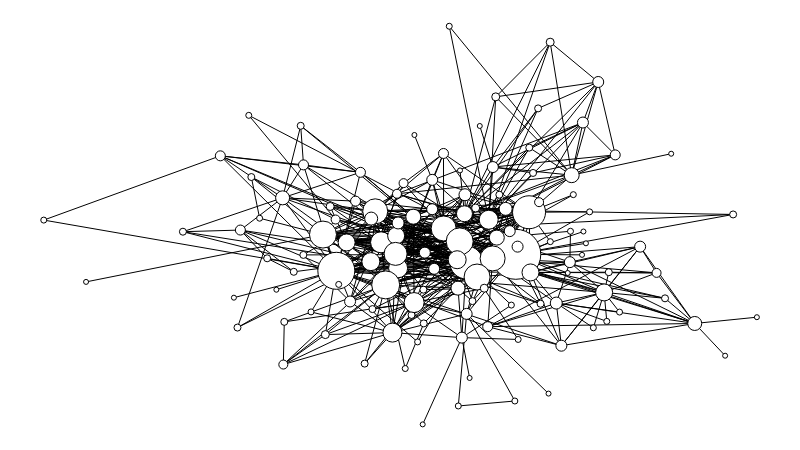

Source (notebook cell):
### Markdown cell above
##### Criando a rede da serie

### Code cell
#book1_graph = nx.Graph()
s1 = fm.Graph(nx.empty_graph())

for n, edge in season1.iterrows():
    if(edge['Source'] not in s1):
        s1.add_node(edge['Source'], pos = [randint(0,800), randint(0,450)], label = edge['Source'])
    if(edge['Target'] not in s1):
        s1.add_node(edge['Target'], pos = [randint(0,800), randint(0,450)], label = edge['Target'])

for n, edge in season1.iterrows():  
    s1.add_edge(edge['Source'], edge['Target'], weight=edge['Weight'])
    
s1.set_all_nodes('size', 12)
s1.set_all_nodes('labpos', 'hover')
s1.set_nodedata('degree', s1.degree)
df = s1.distest_nodes('degree')
s1.displot_nodes('degree')
#s1.move('step')
s1.move('kamada_kawai')
s1.scale_nodes_size(s1.degree)
#s1.color_nodes()
#s1.scale_nodes_dark(nx.closeness_centrality(s1))
s1.draw()

### Figure 1 — Plotly figure (JSON) as saved in the notebook; plotly's stock layout.template omitted (floating-point values rounded to 4 significant figures; data arrays with more than 128 entries replaced by an {"elided": "..."} marker saying what was removed)
{"data": [{"hoverinfo": "none", "line": {"color": "rgb(127, 127, 127)", "dash": "solid", "width": 0}, "mode": "lines", "type": "scatter", "x": [0.5693, 0.5693, null, 0, 1, null], "y": [0, 1, null, 0.442, 0.442, null]}, {"hoverinfo": "none", "line": {"color": "rgb(0, 0, 0)", "dash": "solid", "width": 1}, "mode": "lines", "type": "scatter", "x": {"elided": "1647 float values"}, "y": {"elided": "1647 float values"}}, {"hoverinfo": "text", "marker": {"color": "rgb(255, 255, 255)", "line": {"color": "rgb(0, 0, 0)", "width": 1}, "size": 50, "symbol": "circle"}, "mode": "markers", "text": ["NED"], "textfont": {"color": "rgb(0, 0, 0)"}, "textposition": "middle center", "type": "scatter", "x": [0.6619], "y": [0.4272]}, {"hoverinfo": "text", "marker": {"color": "rgb(255, 255, 255)", "line": {"color": "rgb(0, 0, 0)", "width": 1}, "size": 33, "symbol": "circle"}, "mode": "markers", "text": ["ROBERT", "CATELYN"], "textfont": {"color": "rgb(0, 0, 0)"}, "textposition": "middle center", "type": "scatter", "x": [0.6805, 0.5926], "y": [0.5328, 0.4067]}, {"hoverinfo": "text", "marker": {"color": "rgb(255, 255, 255)", "line": {"color": "rgb(0, 0, 0)", "width": 1}, "size": 19, "symbol": "circle"}, "mode": "markers", "text": ["DAENERYS", "THEON", "HOUND"], "textfont": {"color": "rgb(0, 0, 0)"}, "textposition": "middle center", "type": "scatter", "x": [0.624, 0.489, 0.4969], "y": [0.514, 0.2305, 0.3921]}, {"hoverinfo": "text", "marker": {"color": "rgb(255, 255, 255)", "line": {"color": "rgb(0, 0, 0)", "width": 1}, "size": 16, "symbol": "circle"}, "mode": "markers", "text": ["JORAH"], "textfont": {"color": "rgb(0, 0, 0)"}, "textposition": "middle center", "type": "scatter", "x": [0.59], "y": [0.529]}, {"hoverinfo": "text", "marker": {"color": "rgb(255, 255, 255)", "line": {"color": "rgb(0, 0, 0)", "width": 1}, "size": 25, "symbol": "circle"}, "mode": "markers", "text": ["JON", "LITTLEFINGER", "SANSA"], "textfont": {"color": "rgb(0, 0, 0)"}, "textposition": "middle center", "type": "scatter", "x": [0.6294, 0.4648, 0.5607], "y": [0.4169, 0.5351, 0.4921]}, {"hoverinfo": "text", "marker": {"color": "rgb(255, 255, 255)", "line": {"color": "rgb(0, 0, 0)", "width": 1}, "size": 14, "symbol": "circle"}, "mode": "markers", "text": ["SAM", "BRONN", "GREATJON_UMBER"], "textfont": {"color": "rgb(0, 0, 0)"}, "textposition": "middle center", "type": "scatter", "x": [0.9129, 0.3349, 0.5808], "y": [0.2534, 0.569, 0.3422]}, {"hoverinfo": "text", "marker": {"color": "rgb(255, 255, 255)", "line": {"color": "rgb(0, 0, 0)", "width": 1}, "size": 21, "symbol": "circle"}, "mode": "markers", "text": ["VARYS"], "textfont": {"color": "rgb(0, 0, 0)"}, "textposition": "middle center", "type": "scatter", "x": [0.473], "y": [0.4573]}, {"hoverinfo": "text", "marker": {"color": "rgb(255, 255, 255)", "line": {"color": "rgb(0, 0, 0)", "width": 1}, "size": 15, "symbol": "circle"}, "mode": "markers", "text": ["DROGO", "RODRIK", "AERYS"], "textfont": {"color": "rgb(0, 0, 0)"}, "textposition": "middle center", "type": "scatter", "x": [0.7403, 0.5182, 0.6353], "y": [0.626, 0.5216, 0.4691]}, {"hoverinfo": "text", "marker": {"color": "rgb(255, 255, 255)", "line": {"color": "rgb(0, 0, 0)", "width": 1}, "size": 27, "symbol": "circle"}, "mode": "markers", "text": ["ARYA", "CERSEI"], "textfont": {"color": "rgb(0, 0, 0)"}, "textposition": "middle center", "type": "scatter", "x": [0.3916, 0.5833], "y": [0.4768, 0.4596]}, {"hoverinfo": "text", "marker": {"color": "rgb(255, 255, 255)", "line": {"color": "rgb(0, 0, 0)", "width": 1}, "size": 28, "symbol": "circle"}, "mode": "markers", "text": ["ROBB"], "textfont": {"color": "rgb(0, 0, 0)"}, "textposition": "middle center", "type": "scatter", "x": [0.4795], "y": [0.3503]}, {"hoverinfo": "text", "marker": {"color": "rgb(255, 255, 255)", "line": {"color": "rgb(0, 0, 0)", "width": 1}, "size": 37, "symbol": "circle"}, "mode": "markers", "text": ["TYRION"], "textfont": {"color": "rgb(0, 0, 0)"}, "textposition": "middle center", "type": "scatter", "x": [0.4103], "y": [0.3857]}, {"hoverinfo": "text", "marker": {"color": "rgb(255, 255, 255)", "line": {"color": "rgb(0, 0, 0)", "width": 1}, "size": 7, "symbol": "circle"}, "mode": "markers", "text": ["SHAE", "SYRIO_FOREL", "SHAGGA", "WINE_MERCHANT", "RICKON", "VARDIS_EGEN", "RHAEGO", "HOT_PIE", "MYCAH", "OLD_NAN", "MHAEGEN", "OTHOR", "TOMARD", "RICKARD_STARK", "LYANNA", "ADDAM_MARBRAND", "LEO_LEFFORD", "ASSASSIN", "JHIQUI", "GALBART_GLOVER", "RICKARD_KARSTARK", "JAREMY_RYKKER"], "textfont": {"color": "rgb(0, 0, 0)"}, "textposition": "middle center", "type": "scatter", "x": [0.2717, 0.9667, 0.1951, 0.6932, 0.3373, 0.3603, 0.6808, 0.2911, 0.6967, 0.45, 0.364, 0.8712, 0.6012, 0.5324, 0.6388, 0.3506, 0.3133, 0.4609, 0.6861, 0.5329, 0.5157, 0.7923], "y": [0.2432, 0.5273, 0.4839, 0.7937, 0.2575, 0.7499, 0.6951, 0.6213, 0.303, 0.1526, 0.4257, 0.3166, 0.3096, 0.3384, 0.5768, 0.3832, 0.4171, 0.2896, 0.6315, 0.2536, 0.2748, 0.3823]}, {"hoverinfo": "text", "marker": {"color": "rgb(255, 255, 255)", "line": {"color": "rgb(0, 0, 0)", "width": 1}, "size": 26, "symbol": "circle"}, "mode": "markers", "text": ["JOFFREY"], "textfont": {"color": "rgb(0, 0, 0)"}, "textposition": "middle center", "type": "scatter", "x": [0.6077], "y": [0.3701]}, {"hoverinfo": "text", "marker": {"color": "rgb(255, 255, 255)", "line": {"color": "rgb(0, 0, 0)", "width": 1}, "size": 17, "symbol": "circle"}, "mode": "markers", "text": ["PYCELLE", "JEOR", "PYP", "YOREN"], "textfont": {"color": "rgb(0, 0, 0)"}, "textposition": "middle center", "type": "scatter", "x": [0.4247, 0.6826, 0.7858, 0.4941], "y": [0.457, 0.3816, 0.3315, 0.4737]}, {"hoverinfo": "text", "marker": {"color": "rgb(255, 255, 255)", "line": {"color": "rgb(0, 0, 0)", "width": 1}, "size": 11, "symbol": "circle"}, "mode": "markers", "text": ["VISERYS", "LORAS", "JORY_CASSEL", "ROS", "GRENN", "WALDER", "DOREAH", "BENJEN", "RAKHARO", "MAESTER_AEMON", "ALLISER_THORNE", "MERYN_TRANT", "STANNIS", "BAELOR", "WILL"], "textfont": {"color": "rgb(0, 0, 0)"}, "textposition": "middle center", "type": "scatter", "x": [0.7561, 0.5447, 0.4295, 0.6534, 0.7259, 0.5863, 0.6298, 0.6645, 0.7775, 0.7377, 0.8363, 0.5447, 0.5475, 0.5344, 0.593], "y": [0.7582, 0.6142, 0.3087, 0.4854, 0.1976, 0.2179, 0.6463, 0.4465, 0.86, 0.4075, 0.4464, 0.5404, 0.3907, 0.4314, 0.2775]}, {"hoverinfo": "text", "marker": {"color": "rgb(255, 255, 255)", "line": {"color": "rgb(0, 0, 0)", "width": 1}, "size": 9, "symbol": "circle"}, "mode": "markers", "text": ["SEPTA_MORDANE", "OSHA", "ILLYRIO", "GENDRY", "HUGH_OF_THE_VALE", "OTHELL_YARWYCK"], "textfont": {"color": "rgb(0, 0, 0)"}, "textposition": "middle center", "type": "scatter", "x": [0.6946, 0.3359, 0.4953, 0.4093, 0.5046, 0.8593], "y": [0.5581, 0.1503, 0.5792, 0.5146, 0.6059, 0.3805]}, {"hoverinfo": "text", "marker": {"color": "rgb(255, 255, 255)", "line": {"color": "rgb(0, 0, 0)", "width": 1}, "size": 18, "symbol": "circle"}, "mode": "markers", "text": ["TYWIN", "RENLY"], "textfont": {"color": "rgb(0, 0, 0)"}, "textposition": "middle center", "type": "scatter", "x": [0.4587, 0.5797], "y": [0.4087, 0.4135]}, {"hoverinfo": "text", "marker": {"color": "rgb(255, 255, 255)", "line": {"color": "rgb(0, 0, 0)", "width": 1}, "size": 20, "symbol": "circle"}, "mode": "markers", "text": ["BRAN"], "textfont": {"color": "rgb(0, 0, 0)"}, "textposition": "middle center", "type": "scatter", "x": [0.5194], "y": [0.306]}, {"hoverinfo": "text", "marker": {"color": "rgb(255, 255, 255)", "line": {"color": "rgb(0, 0, 0)", "width": 1}, "size": 12, "symbol": "circle"}, "mode": "markers", "text": ["MAESTER_LUWIN", "DAREON", "ILYN_PAYNE"], "textfont": {"color": "rgb(0, 0, 0)"}, "textposition": "middle center", "type": "scatter", "x": [0.5907, 0.7187, 0.4969], "y": [0.5768, 0.3047, 0.5059]}, {"hoverinfo": "text", "marker": {"color": "rgb(255, 255, 255)", "line": {"color": "rgb(0, 0, 0)", "width": 1}, "size": 23, "symbol": "circle"}, "mode": "markers", "text": ["JAIME"], "textfont": {"color": "rgb(0, 0, 0)"}, "textposition": "middle center", "type": "scatter", "x": [0.4934], "y": [0.4282]}, {"hoverinfo": "text", "marker": {"color": "rgb(255, 255, 255)", "line": {"color": "rgb(0, 0, 0)", "width": 1}, "size": 8, "symbol": "circle"}, "mode": "markers", "text": ["MIRRI_MAZ_DUUR", "QOTHO", "LANCEL", "JANOS", "HODOR", "BRANDON_STARK"], "textfont": {"color": "rgb(0, 0, 0)"}, "textposition": "middle center", "type": "scatter", "x": [0.7102, 0.6338, 0.6056, 0.4016, 0.3949, 0.6177], "y": [0.96, 0.8227, 0.5435, 0.5473, 0.2255, 0.342]}, {"hoverinfo": "text", "marker": {"color": "rgb(255, 255, 255)", "line": {"color": "rgb(0, 0, 0)", "width": 1}, "size": 10, "symbol": "circle"}, "mode": "markers", "text": ["IRRI", "MORD", "LYSA", "ROBIN", "MARILLION", "KEVAN", "RAST", "MOUNTAIN"], "textfont": {"color": "rgb(0, 0, 0)"}, "textposition": "middle center", "type": "scatter", "x": [0.8014, 0.4441, 0.2476, 0.3643, 0.4372, 0.2757, 0.6225, 0.5605], "y": [0.6769, 0.6331, 0.6745, 0.6518, 0.5607, 0.4881, 0.2454, 0.6805]}, {"hoverinfo": "text", "marker": {"color": "rgb(255, 255, 255)", "line": {"color": "rgb(0, 0, 0)", "width": 1}, "size": 13, "symbol": "circle"}, "mode": "markers", "text": ["BARRISTAN", "JON_ARRYN"], "textfont": {"color": "rgb(0, 0, 0)"}, "textposition": "middle center", "type": "scatter", "x": [0.6477, 0.4592], "y": [0.5413, 0.5169]}, {"hoverinfo": "text", "marker": {"color": "rgb(255, 255, 255)", "line": {"color": "rgb(0, 0, 0)", "width": 1}, "size": 6, "symbol": "circle"}, "mode": "markers", "text": ["LOMMY_GREENHANDS", "MAGO", "TOBHO_MOTT", "VARDIS_EGAN", "GARED", "ROYCE", "JONOS_BRACKEN", "MASHA_HEDDLE", "STEVRON_FREY", "RHAEGAR", "BALON", "BERIC", "HOSTER", "AEGON", "BORCAS", "BOWEN_MARSH", "LUKE", "TYSHA", "TOMMEN"], "textfont": {"color": "rgb(0, 0, 0)"}, "textposition": "middle center", "type": "scatter", "x": [0.3027, 0.5686, 0.2875, 0, 0.5813, 0.6606, 0.5069, 0.5242, 0.6557, 0.7426, 0.3748, 0.7655, 0.6653, 0.7386, 0.7707, 0.7895, 0.8074, 0.4136, 0.7103], "y": [0.5178, 1, 0.7762, 0.5131, 0.04623, 0.05872, 0.1403, 0.2071, 0.2997, 0.577, 0.2825, 0.5338, 0.2133, 0.485, 0.2426, 0.2587, 0.2821, 0.3515, 0.4589]}, {"hoverinfo": "text", "marker": {"color": "rgb(255, 255, 255)", "line": {"color": "rgb(0, 0, 0)", "width": 1}, "size": 5, "symbol": "circle"}, "mode": "markers", "text": ["STABLE_BOY", "RYGER_RIVERS", "WAYMAR_ROYCE", "COHOLLO", "MYRCELLA", "IROGENIA", "HIGH_SEPTON", "JOANNA", "LITTLE_BIRD", "JOYEUSE", "MACE", "MELESSA", "ROOSE_BOLTON", "STEFFON", "VARLY", "RANDYLL"], "textfont": {"color": "rgb(0, 0, 0)"}, "textposition": "middle center", "type": "scatter", "x": [0.05931, 0.5314, 0.7078, 0.8799, 0.2666, 0.6114, 0.7348, 0.3262, 0.5837, 0.5972, 0.5198, 0.9555, 0.7548, 0.7603, 0.7568, 1], "y": [0.3579, 0, 0.07735, 0.6798, 0.3182, 0.7495, 0.3803, 0.3382, 0.6379, 0.1165, 0.7269, 0.1725, 0.4258, 0.4548, 0.4844, 0.2692]}, {"hoverinfo": "none", "mode": "text", "text": {"elided": "549 null values"}, "textfont": {"color": "rgb(0, 0, 0)"}, "textposition": "middle center", "type": "scatter", "x": {"elided": "549 float values"}, "y": {"elided": "549 float values"}}, {"hoverinfo": "none", "marker": {"color": "rgba(255, 255, 255, 0)", "line": {"color": "rgba(255, 255, 255, 0)", "width": 0}, "size": 0, "symbol": "circle"}, "mode": "markers", "type": "scatter", "x": [0.5, 0, 1, 0.5], "y": [0, 0.5, 0.5, 1]}, {"hoverinfo": "none", "mode": "text", "text": [], "textfont": {"color": "rgb(255, 255, 255)"}, "textposition": "middle center", "type": "scatter", "x": [], "y": []}, {"hoverinfo": "none", "mode": "text", "text": [null, null, null, null, null, null, null, null, null, null, null, null, null, null, null, null, null, null, null, null, null, null, null, null, null, null, null, null, null, null, null, null, null, null, null, null, null, null, null, null, null, null, null, null, null, null, null, null, null, null, null, null, null, null, null, null, null, null, null, null, null, null, null, null, null, null, null, null, null, null, null, null, null, null, null, null, null, null, null, null, null, null, null, null, null, null, null, null, null, null, null, null, null, null, null, null, null, null, null, null, null, null, null, null, null, null, null, null, null, null, null, null, null, null, null, null, null, null, null, null, null, null, null, null, null, null, null], "textfont": {"color": "rgb(0, 0, 0)"}, "textposition": "middle center", "type": "scatter", "x": [0.6619, 0.6805, 0.624, 0.59, 0.6294, 0.9129, 0.4648, 0.473, 0.7403, 0.3916, 0.5926, 0.4795, 0.3349, 0.4103, 0.5833, 0.2717, 0.6077, 0.5607, 0.4247, 0.7561, 0.6946, 0.4587, 0.6826, 0.489, 0.5194, 0.5907, 0.4934, 0.5447, 0.5797, 0.7102, 0.9667, 0.4295, 0.7858, 0.6534, 0.7259, 0.5863, 0.6298, 0.6645, 0.8014, 0.5808, 0.4441, 0.2476, 0.7775, 0.3643, 0.3359, 0.5182, 0.6338, 0.7377, 0.6477, 0.4953, 0.1951, 0.4941, 0.8363, 0.6932, 0.4969, 0.6056, 0.3373, 0.4372, 0.2757, 0.3603, 0.6808, 0.4016, 0.4093, 0.2911, 0.3027, 0.5447, 0.4592, 0.3949, 0.5475, 0.5686, 0.6967, 0.2875, 0.6225, 0.45, 0.364, 0, 0.6353, 0.5344, 0.7187, 0.05931, 0.5046, 0.8593, 0.8712, 0.5605, 0.6012, 0.5813, 0.6606, 0.5069, 0.5242, 0.5324, 0.4969, 0.593, 0.6388, 0.5314, 0.6557, 0.7078, 0.3506, 0.3133, 0.7426, 0.4609, 0.3748, 0.7655, 0.6177, 0.6653, 0.8799, 0.6861, 0.2666, 0.7386, 0.7707, 0.7895, 0.8074, 0.6114, 0.5329, 0.5157, 0.7348, 0.4136, 0.7923, 0.3262, 0.7103, 0.5837, 0.5972, 0.5198, 0.9555, 0.7548, 0.7603, 0.7568, 1], "y": [0.4272, 0.5328, 0.514, 0.529, 0.4169, 0.2534, 0.5351, 0.4573, 0.626, 0.4768, 0.4067, 0.3503, 0.569, 0.3857, 0.4596, 0.2432, 0.3701, 0.4921, 0.457, 0.7582, 0.5581, 0.4087, 0.3816, 0.2305, 0.306, 0.5768, 0.4282, 0.6142, 0.4135, 0.96, 0.5273, 0.3087, 0.3315, 0.4854, 0.1976, 0.2179, 0.6463, 0.4465, 0.6769, 0.3422, 0.6331, 0.6745, 0.86, 0.6518, 0.1503, 0.5216, 0.8227, 0.4075, 0.5413, 0.5792, 0.4839, 0.4737, 0.4464, 0.7937, 0.3921, 0.5435, 0.2575, 0.5607, 0.4881, 0.7499, 0.6951, 0.5473, 0.5146, 0.6213, 0.5178, 0.5404, 0.5169, 0.2255, 0.3907, 1, 0.303, 0.7762, 0.2454, 0.1526, 0.4257, 0.5131, 0.4691, 0.4314, 0.3047, 0.3579, 0.6059, 0.3805, 0.3166, 0.6805, 0.3096, 0.04623, 0.05872, 0.1403, 0.2071, 0.3384, 0.5059, 0.2775, 0.5768, 0, 0.2997, 0.07735, 0.3832, 0.4171, 0.577, 0.2896, 0.2825, 0.5338, 0.342, 0.2133, 0.6798, 0.6315, 0.3182, 0.485, 0.2426, 0.2587, 0.2821, 0.7495, 0.2536, 0.2748, 0.3803, 0.3515, 0.3823, 0.3382, 0.4589, 0.6379, 0.1165, 0.7269, 0.1725, 0.4258, 0.4548, 0.4844, 0.2692]}], "layout": {"height": 450, "margin": {"b": 0, "l": 0, "r": 0, "t": 0}, "plot_bgcolor": "rgb(255, 255, 255)", "showlegend": false, "width": 800, "xaxis": {"showgrid": false, "showticklabels": false, "zeroline": false}, "yaxis": {"showgrid": false, "showticklabels": false, "zeroline": false}}}
